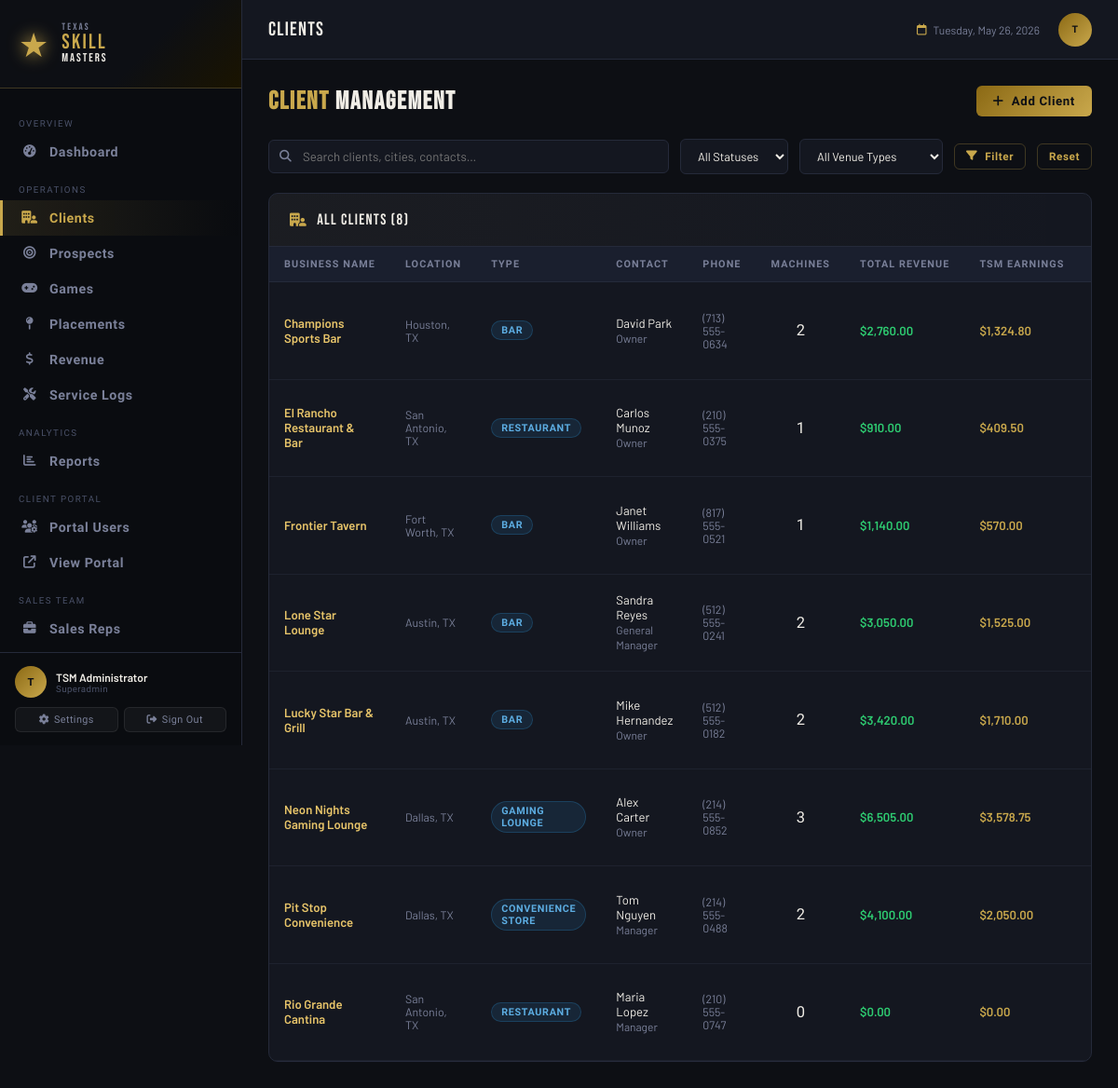
Screenshot of /pages/clients.php (signed in) with the database file from the repository.
### tables this page shows
CREATE TABLE IF NOT EXISTS clients (
    id              INT AUTO_INCREMENT PRIMARY KEY,
    business_name   VARCHAR(150) NOT NULL,
    address         VARCHAR(255),
    city            VARCHAR(100),
    state           VARCHAR(50)  DEFAULT 'TX',
    zip             VARCHAR(20),
    phone           VARCHAR(30),
    email           VARCHAR(150),
    contact_name    VARCHAR(150),
    contact_title   VARCHAR(100),
    contact_phone   VARCHAR(30),
    contact_email   VARCHAR(150),
    venue_type      ENUM('Bar','Restaurant','Convenience Store','Gaming Lounge','Other') DEFAULT 'Bar',
    status          ENUM('Active','Inactive','Pending') DEFAULT 'Active',
    contract_start  DATE,
    contract_end    DATE,
    notes           TEXT,
    created_at      TIMESTAMP DEFAULT CURRENT_TIMESTAMP,
    updated_at      TIMESTAMP DEFAULT CURRENT_TIMESTAMP ON UPDATE CURRENT_TIMESTAMP
);

### includes/config.php (called while the page is built, shortened)
<?php
function sanitize(string $input): string {
    return htmlspecialchars(strip_tags(trim($input)), ENT_QUOTES, 'UTF-8');
}
function formatMoney(float $amount): string {
    return '$' . number_format($amount, 2);
}

### pages/clients.php (the view, shortened to what this page needs)
<?php
require_once '../includes/config.php';
$db = getDB();
$search       = $_GET['search'] ?? '';
$where  = ['1=1'];
$params = [];
$whereStr = implode(' AND ', $where);
$clients = $db->prepare("
    SELECT c.*,
           COUNT(DISTINCT cg.id) AS game_count,
           COALESCE(SUM(r.net_revenue),0) AS total_rev,
           COALESCE(SUM(r.tsm_share),0)  AS tsm_rev
    FROM clients c
    LEFT JOIN client_games cg ON cg.client_id=c.id AND cg.is_active=1
    LEFT JOIN revenue_entries r ON r.client_game_id=cg.id
    WHERE $whereStr
    GROUP BY c.id
    ORDER BY c.business_name
");
$clients->execute($params);
$clients = $clients->fetchAll();
require_once '../includes/header.php';
?>
<div class="page-header">
  <h1><span>CLIENT</span> MANAGEMENT</h1>
  <div class="btn-group">
    <button class="btn btn-primary" onclick="openModal('addClientModal')">
      <i class="fa-solid fa-plus"></i> Add Client
    </button>
  </div>
</div>
<form method="GET" class="filter-bar">
  <div class="search-wrap">
    <i class="fa-solid fa-magnifying-glass"></i>
    <input type="text" name="search" value="<?= sanitize($search) ?>" placeholder="Search clients, cities, contacts…">
  </div>
  <select name="status" class="filter-select" onchange="this.form.submit()">
    <option value="">All Statuses</option>
  </select>
  <select name="type" class="filter-select" onchange="this.form.submit()">
    <option value="">All Venue Types</option>
  </select>
  <button type="submit" class="btn btn-outline btn-sm"><i class="fa-solid fa-filter"></i> Filter</button>
  <a href="<?= BASE_URL ?>/pages/clients.php" class="btn btn-outline btn-sm">Reset</a>
</form>
<div class="card">
  <div class="card-header">
    <div class="card-title"><i class="fa-solid fa-building-user"></i> All Clients (<?= count($clients) ?>)</div>
  </div>
  <div class="table-wrap">
    <table id="clientsTable">
      <thead>
        <tr>
          <th>Business Name</th>
          <th>Location</th>
          <th>Type</th>
          <th>Contact</th>
          <th>Phone</th>
          <th>Machines</th>
          <th>Total Revenue</th>
          <th>TSM Earnings</th>
          <th>Status</th>
        </tr>
      </thead>
      <tbody>
        <?php if (empty($clients)): ?>
        <tr><td colspan="10"><div class="empty-state"><i class="fa-solid fa-building-circle-xmark"></i><h3>No Clients Found</h3><p>Add your first client to get started.</p></div></td></tr>
        <?php else: ?>
        <?php foreach ($clients as $c): ?>
        <tr>
          <td>
            <a href="<?= BASE_URL ?>/pages/client_detail.php?id=<?= $c['id'] ?>" style="color:var(--gold-light);text-decoration:none;font-weight:600">
              <?= sanitize($c['business_name']) ?>
            </a>
          </td>
          <td class="td-muted"><?= sanitize($c['city']) ?>, <?= sanitize($c['state']) ?></td>
          <td><span class="badge badge-blue"><?= sanitize($c['venue_type']) ?></span></td>
          <td><?= sanitize($c['contact_name']) ?><br><span class="td-muted fs-sm"><?= sanitize($c['contact_title']) ?></span></td>
          <td class="td-muted"><?= sanitize($c['phone']) ?></td>
          <td class="text-center font-cond" style="font-size:1.1rem"><?= $c['game_count'] ?></td>
          <td class="money-positive"><?= formatMoney($c['total_rev']) ?></td>
          <td class="text-gold fw-600"><?= formatMoney($c['tsm_rev']) ?></td>
          <td>
          </td>
        </tr>
        <?php endforeach; ?>
        <?php endif; ?>
      </tbody>
    </table>
  </div>
</div>
<?php require_once '../includes/footer.php'; ?>

### assets/css/style.css (style rules this page uses)
:root { --gold: #C9A84C; --gold-light: #E8C56A; --gold-dark: #8B6914; --red: #C0392B; --red-light: #E74C3C; --bg-dark: #0D0F14; --bg-card: #141720; --bg-card2: #1A1F2E; --bg-sidebar: #0A0C10; --border: #252A3A; --border-gold:#C9A84C44; --text-white: #F0EDE6; --text-muted: #7A8099; --text-dim: #4A5168; --green: #27AE60; --green-light:#2ECC71; --blue: #2980B9; --sidebar-w: 260px; --topbar-h: 64px; --radius: 6px; --radius-lg: 10px; --shadow: 0 4px 20px rgba(0,0,0,0.4); --shadow-gold:0 0 20px rgba(201,168,76,0.15); }
*,*::before,*::after { box-sizing: border-box; margin: 0; padding: 0; }
html { font-size: 15px; }
body { font-family: 'Barlow', sans-serif; background: var(--bg-dark); color: var(--text-white); min-height: 100vh; display: flex; overflow-x: hidden; }
.card { background: var(--bg-card); border: 1px solid var(--border); border-radius: var(--radius-lg); overflow: hidden; }
.card-header { display: flex; align-items: center; justify-content: space-between; padding: 18px 22px; border-bottom: 1px solid var(--border); background: linear-gradient(90deg, rgba(201,168,76,0.04) 0%, transparent 100%); }
.card-title { font-family: 'Bebas Neue', sans-serif; font-size: 1.1rem; letter-spacing: .08em; color: var(--text-white); display: flex; align-items: center; gap: 10px; }
.card-title i { color: var(--gold); font-size: 0.95rem; }
.table-wrap { overflow-x: auto; }
table { width: 100%; border-collapse: collapse; font-size: 0.875rem; }
thead th { background: var(--bg-card2); padding: 12px 16px; text-align: left; font-family: 'Barlow Condensed', sans-serif; font-size: 0.72rem; letter-spacing: .1em; text-transform: uppercase; color: var(--text-muted); border-bottom: 1px solid var(--border); white-space: nowrap; }
tbody tr { border-bottom: 1px solid rgba(37,42,58,0.6); transition: background .15s; }
tbody td { padding: 13px 16px; color: var(--text-white); vertical-align: middle; }
.td-muted { color: var(--text-muted); font-size: 0.82rem; }
.badge { display: inline-flex; align-items: center; gap: 5px; padding: 3px 10px; border-radius: 20px; font-family: 'Barlow Condensed', sans-serif; font-size: 0.72rem; font-weight: 700; letter-spacing: .06em; text-transform: uppercase; }
.badge-blue { background: rgba(41,128,185,0.15); color: #5DADE2; border: 1px solid rgba(41,128,185,0.3); }
.btn { display: inline-flex; align-items: center; gap: 8px; padding: 9px 18px; border-radius: var(--radius); border: none; cursor: pointer; font-family: 'Barlow Condensed', sans-serif; font-size: 0.88rem; font-weight: 700; letter-spacing: .05em; text-decoration: none; transition: all .18s; white-space: nowrap; }
.btn-primary { background: linear-gradient(135deg, var(--gold-dark), var(--gold)); color: #0D0F14; }
.btn-outline { background: transparent; color: var(--gold); border: 1px solid var(--border-gold); }
.btn-sm { padding: 6px 12px; font-size: 0.78rem; }
.btn-group { display: flex; gap: 8px; flex-wrap: wrap; align-items: center; }
.page-header { display: flex; align-items: center; justify-content: space-between; margin-bottom: 24px; flex-wrap: wrap; gap: 12px; }
.page-header h1 { font-family: 'Bebas Neue', sans-serif; font-size: 1.8rem; letter-spacing: .06em; color: var(--text-white); }
.page-header h1 span { color: var(--gold); }
.filter-bar { display: flex; align-items: center; gap: 12px; margin-bottom: 20px; flex-wrap: wrap; }
.search-wrap { position: relative; flex: 1; min-width: 200px; }
.search-wrap i { position: absolute; left: 12px; top: 50%; transform: translateY(-50%); color: var(--text-muted); font-size: 0.85rem; }
.search-wrap input { width: 100%; background: var(--bg-card); border: 1px solid var(--border); border-radius: var(--radius); padding: 9px 14px 9px 36px; color: var(--text-white); font-family: 'Barlow', sans-serif; font-size: 0.88rem; }
.filter-select { background: var(--bg-card); border: 1px solid var(--border); border-radius: var(--radius); padding: 9px 14px; color: var(--text-white); font-family: 'Barlow', sans-serif; font-size: 0.85rem; cursor: pointer; }
.money-positive { color: var(--green-light); font-weight: 600; }
.text-gold { color: var(--gold); }
.text-center { text-align: center; }
.fw-600 { font-weight: 600; }
.font-cond { font-family: 'Barlow Condensed', sans-serif; }
.fs-sm { font-size: 0.8rem; }

### rows the page displays
clients: business_name "Champions Sports Bar", city "Houston", state "TX", venue_type "BAR", contact_name "David Park", contact_title "Owner", phone "(713) 555-0634", game_count "2", total_rev "$2,760.00", tsm_rev "$1,324.80"
clients: business_name "El Rancho Restaurant & Bar", city "San Antonio", state "TX", venue_type "RESTAURANT", contact_name "Carlos Munoz", contact_title "Owner", phone "(210) 555-0375", game_count "1", total_rev "$910.00", tsm_rev "$409.50"
clients: business_name "Frontier Tavern", city "Fort Worth", state "TX", venue_type "BAR", contact_name "Janet Williams", contact_title "Owner", phone "(817) 555-0521", game_count "1", total_rev "$1,140.00", tsm_rev "$570.00"
clients: business_name "Lone Star Lounge", city "Austin", state "TX", venue_type "BAR", contact_name "Sandra Reyes", contact_title "General Manager", phone "(512) 555-0241", game_count "2", total_rev "$3,050.00", tsm_rev "$1,525.00"
clients: business_name "Lucky Star Bar & Grill", city "Austin", state "TX", venue_type "BAR", contact_name "Mike Hernandez", contact_title "Owner", phone "(512) 555-0182", game_count "2", total_rev "$3,420.00", tsm_rev "$1,710.00"
clients: business_name "Neon Nights Gaming Lounge", city "Dallas", state "TX", venue_type "GAMING LOUNGE", contact_name "Alex Carter", contact_title "Owner", phone "(214) 555-0852", game_count "3", total_rev "$6,505.00", tsm_rev "$3,578.75"
clients: business_name "Pit Stop Convenience", city "Dallas", state "TX", venue_type "CONVENIENCE STORE", contact_name "Tom Nguyen", contact_title "Manager", phone "(214) 555-0488", game_count "2", total_rev "$4,100.00", tsm_rev "$2,050.00"
clients: business_name "Rio Grande Cantina", city "San Antonio", state "TX", venue_type "RESTAURANT", contact_name "Maria Lopez", contact_title "Manager", phone "(210) 555-0747", game_count "0", total_rev "$0.00", tsm_rev "$0.00"

### other values shown
substr($admin['name'],0,1) "T"
$admin['name'] "TSM Administrator"
$admin['role'] "Superadmin"
$pageTitle "Clients"
count($clients) "8"
